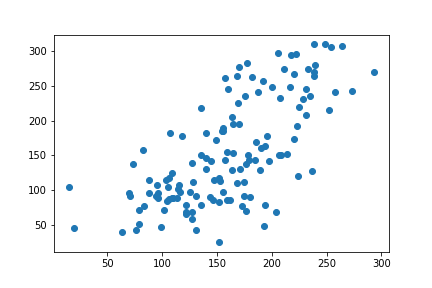

Python code for this plot:
#No noramlization and searching for best parameters
from sklearn.datasets import load_diabetes
from sklearn.linear_model import  LinearRegression
from sklearn.model_selection import train_test_split
import matplotlib.pyplot as plt 

diabetes=load_diabetes()
X=diabetes.data
y=diabetes.target

X_train, X_test, y_train, y_test=train_test_split(X,y,test_size=0.3)
lr=LinearRegression()
lr.fit(X_train,y_train)
score=lr.score(X_test,y_test)
print(score)
#score=0.469910918618

plt.scatter(lr.predict(X_test),y_test)
plt.savefig("diabetes1.png")
plt.show()

